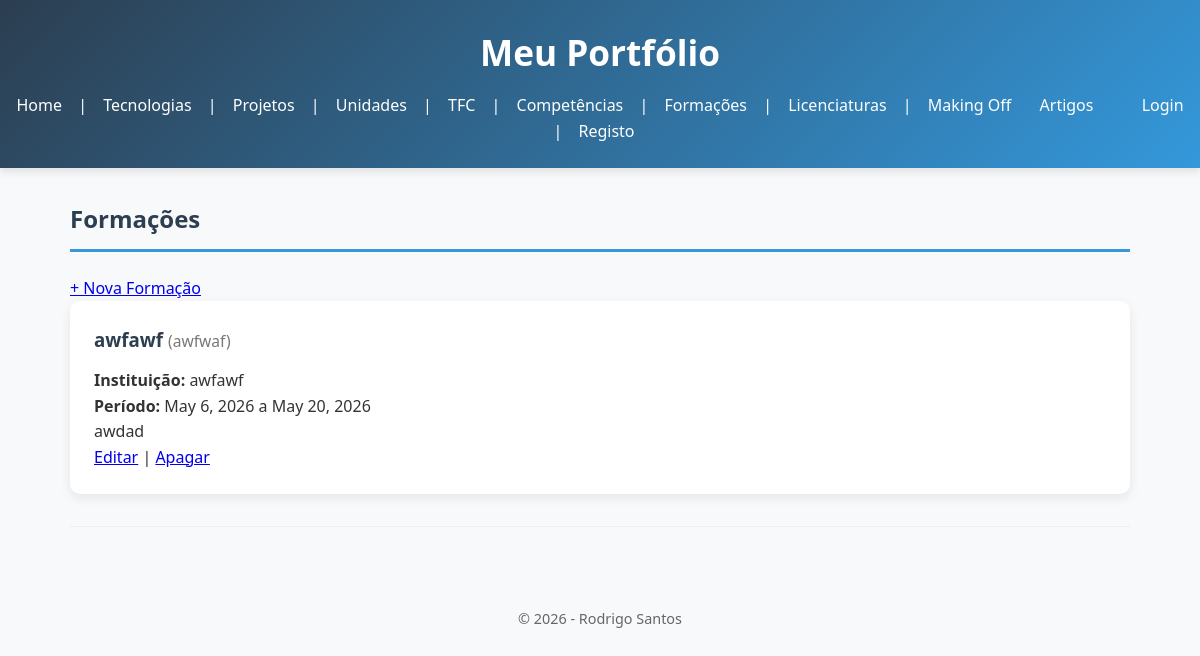
The page /portfolio/formacoes/ on the database its author committed.
### portfolio/models.py (models this page shows, shortened)
class Formacao(models.Model):
    titulo = models.CharField(max_length=100)
    tipo = models.CharField(max_length=100)
    instituicao = models.CharField(max_length=150)
    data_inicio = models.DateField()
    data_fim = models.DateField()
    descricao = models.CharField(max_length=200)

### portfolio/views.py (the view)
# urls.py: path('formacoes/', views.formacoes_view, name='formacoes'),
def formacoes_view(request):
    formacoes = Formacao.objects.all().order_by('-data_fim')
    return render(request, 'portfolio/formacoes.html', {'formacoes': formacoes})

### portfolio/templates/portfolio/formacoes.html
{% extends "portfolio/base.html" %}
{% block content %}
<h2>Formações</h2>
<p>
    <a href="{% url 'formacao_create' %}" class="btn-novo">+ Nova Formação</a>
</p>
{% for form in formacoes %}
    <article>
        <h3>{{ form.titulo }} <small>({{ form.tipo }})</small></h3>
        <p><strong>Instituição:</strong> {{ form.instituicao }}</p>
        <p><strong>Período:</strong> {{ form.data_inicio }} a {{ form.data_fim }}</p>
        <p>{{ form.descricao }}</p>
        <p>
            <a href="{% url 'formacao_update' form.pk %}">Editar</a> |
            <a href="{% url 'formacao_delete' form.pk %}" class="btn-apagar">Apagar</a>
        </p>
    </article>
    <hr>
{% empty %}
    <p>Não existem formações registadas.</p>
{% endfor %}
{% endblock %}

### portfolio/static/portfolio/style.css (style rules this page uses)
* { margin: 0; padding: 0; box-sizing: border-box; }
body { font-family: 'Segoe UI', Tahoma, Geneva, Verdana, sans-serif; line-height: 1.6; color: #333; background-color: #f8f9fa; }
h2 { color: #2c3e50; margin-bottom: 1.5rem; border-bottom: 3px solid #3498db; padding-bottom: 10px; }
article { background: white; padding: 1.5rem; margin-bottom: 1.5rem; border-radius: 10px; box-shadow: 0 4px 12px rgba(0,0,0,0.08); transition: transform 0.3s; }
article h3 { color: #2c3e50; margin-bottom: 0.8rem; }
small { color: #777; font-weight: normal; }
hr { border: none; border-top: 1px solid #eee; margin: 2rem 0; }

### rows shown on the page
Formacao: titulo "awfawf", tipo "awfwaf", instituicao "awfawf", data_inicio "May 6, 2026", data_fim "May 20, 2026", descricao "awdad"
